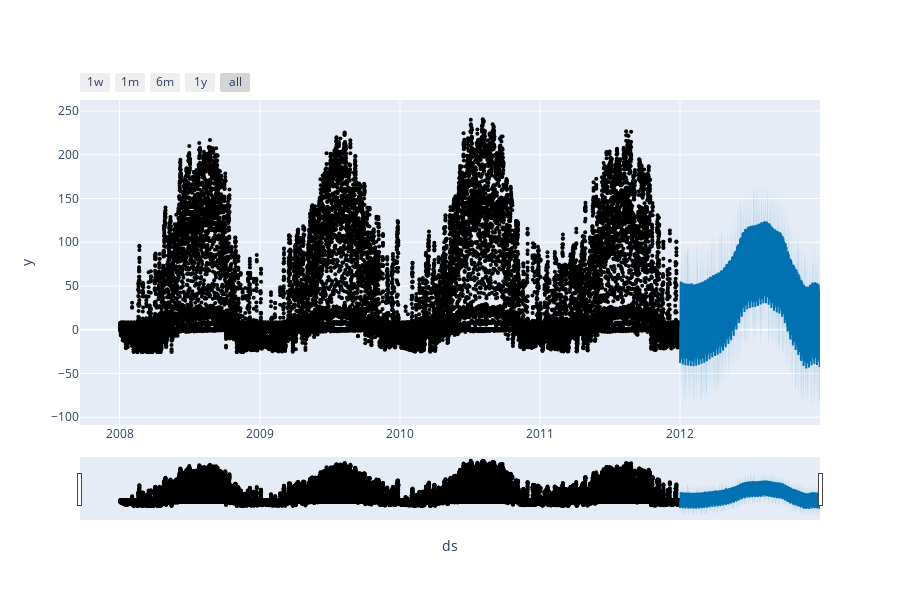

Notebook cell for this chart:
### Code cell
from prophet.plot import plot_plotly, plot_components_plotly
plot_plotly(my_model, forecast)

### Figure 1 — Plotly figure (JSON) as saved in the notebook; plotly's stock layout.template omitted (floating-point values rounded to 4 significant figures; data arrays with more than 128 entries replaced by an {"elided": "..."} marker saying what was removed)
{"data": [{"marker": {"color": "black", "size": 4}, "mode": "markers", "name": "Actual", "type": "scatter", "x": {"elided": "35040 str values"}, "y": {"elided": "35040 float values"}}, {"hoverinfo": "skip", "line": {"width": 0}, "mode": "lines", "type": "scatter", "x": {"elided": "8760 str values"}, "y": {"elided": "8760 float values"}}, {"fill": "tonexty", "fillcolor": "rgba(0, 114, 178, 0.2)", "line": {"color": "#0072B2", "width": 2}, "mode": "lines", "name": "Predicted", "type": "scatter", "x": {"elided": "8760 str values"}, "y": {"elided": "8760 float values"}}, {"fill": "tonexty", "fillcolor": "rgba(0, 114, 178, 0.2)", "hoverinfo": "skip", "line": {"width": 0}, "mode": "lines", "type": "scatter", "x": {"elided": "8760 str values"}, "y": {"elided": "8760 float values"}}], "layout": {"height": 600, "showlegend": false, "width": 900, "xaxis": {"rangeselector": {"buttons": [{"count": 7, "label": "1w", "step": "day", "stepmode": "backward"}, {"count": 1, "label": "1m", "step": "month", "stepmode": "backward"}, {"count": 6, "label": "6m", "step": "month", "stepmode": "backward"}, {"count": 1, "label": "1y", "step": "year", "stepmode": "backward"}, {"step": "all"}]}, "rangeslider": {"visible": true}, "title": {"text": "ds"}, "type": "date"}, "yaxis": {"title": {"text": "y"}}}}
